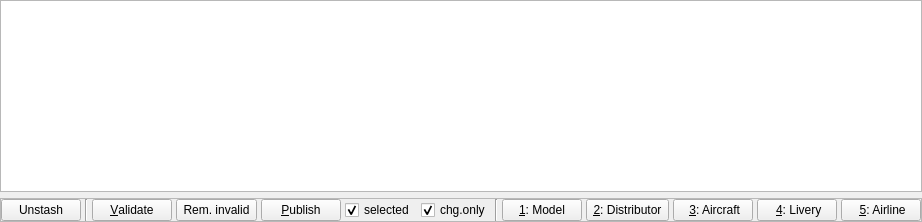
<?xml version="1.0" encoding="UTF-8"?>
<ui version="4.0">
 <class>CDbStashComponent</class>
 <widget class="QFrame" name="CDbStashComponent">
  <property name="geometry">
   <rect>
    <x>0</x>
    <y>0</y>
    <width>910</width>
    <height>222</height>
   </rect>
  </property>
  <property name="windowTitle">
   <string>Frame</string>
  </property>
  <layout class="QVBoxLayout" name="vl_DbStashComponent">
   <property name="leftMargin">
    <number>0</number>
   </property>
   <property name="topMargin">
    <number>0</number>
   </property>
   <property name="rightMargin">
    <number>0</number>
   </property>
   <property name="bottomMargin">
    <number>0</number>
   </property>
   <item>
    <widget class="swift::gui::views::CAircraftModelView" name="tvp_StashAircraftModels">
     <property name="selectionBehavior">
      <enum>QAbstractItemView::SelectRows</enum>
     </property>
     <attribute name="verticalHeaderVisible">
      <bool>false</bool>
     </attribute>
    </widget>
   </item>
   <item>
    <widget class="QFrame" name="fr_StashHandling">
     <property name="frameShape">
      <enum>QFrame::StyledPanel</enum>
     </property>
     <property name="frameShadow">
      <enum>QFrame::Raised</enum>
     </property>
     <layout class="QGridLayout" name="gl_StashHandling">
      <property name="leftMargin">
       <number>0</number>
      </property>
      <property name="topMargin">
       <number>0</number>
      </property>
      <property name="rightMargin">
       <number>0</number>
      </property>
      <property name="bottomMargin">
       <number>0</number>
      </property>
      <property name="horizontalSpacing">
       <number>4</number>
      </property>
      <item row="0" column="10">
       <widget class="QPushButton" name="pb_Livery">
        <property name="text">
         <string> &amp;4: Livery</string>
        </property>
       </widget>
      </item>
      <item row="0" column="11">
       <widget class="QPushButton" name="pb_AirlineIcao">
        <property name="toolTip">
         <string>Airline ICAO</string>
        </property>
        <property name="text">
         <string> &amp;5: Airline</string>
        </property>
       </widget>
      </item>
      <item row="0" column="0">
       <widget class="QPushButton" name="pb_Unstash">
        <property name="text">
         <string>Unstash</string>
        </property>
       </widget>
      </item>
      <item row="0" column="2">
       <widget class="QPushButton" name="pb_Validate">
        <property name="text">
         <string>&amp;Validate</string>
        </property>
       </widget>
      </item>
      <item row="0" column="4">
       <widget class="QPushButton" name="pb_Publish">
        <property name="text">
         <string>&amp;Publish</string>
        </property>
       </widget>
      </item>
      <item row="0" column="7">
       <widget class="QPushButton" name="pb_Model">
        <property name="text">
         <string>&amp;1: Model</string>
        </property>
       </widget>
      </item>
      <item row="0" column="8">
       <widget class="QPushButton" name="pb_Distributor">
        <property name="text">
         <string> &amp;2: Distributor </string>
        </property>
       </widget>
      </item>
      <item row="0" column="1">
       <widget class="Line" name="line_Sep1">
        <property name="orientation">
         <enum>Qt::Vertical</enum>
        </property>
       </widget>
      </item>
      <item row="0" column="3">
       <widget class="QPushButton" name="pb_RemoveInvalid">
        <property name="toolTip">
         <string>Remove invalid models</string>
        </property>
        <property name="text">
         <string> Rem. invalid </string>
        </property>
       </widget>
      </item>
      <item row="0" column="6">
       <widget class="Line" name="line_Sep2">
        <property name="orientation">
         <enum>Qt::Vertical</enum>
        </property>
       </widget>
      </item>
      <item row="0" column="9">
       <widget class="QPushButton" name="pb_AircraftIcao">
        <property name="toolTip">
         <string>Aircraft ICAO</string>
        </property>
        <property name="text">
         <string> &amp;3: Aircraft</string>
        </property>
       </widget>
      </item>
      <item row="0" column="5">
       <widget class="QWidget" name="wi_CheckBoxes" native="true">
        <layout class="QHBoxLayout" name="hl_CheckBoxes">
         <property name="leftMargin">
          <number>0</number>
         </property>
         <property name="topMargin">
          <number>0</number>
         </property>
         <property name="rightMargin">
          <number>0</number>
         </property>
         <property name="bottomMargin">
          <number>0</number>
         </property>
         <item>
          <widget class="QCheckBox" name="cb_SelectedOnly">
           <property name="toolTip">
            <string>publish selected models only</string>
           </property>
           <property name="text">
            <string>selected</string>
           </property>
           <property name="checked">
            <bool>true</bool>
           </property>
          </widget>
         </item>
         <item>
          <widget class="QCheckBox" name="cb_ChangedOnly">
           <property name="toolTip">
            <string>changed only</string>
           </property>
           <property name="text">
            <string>chg.only</string>
           </property>
           <property name="checked">
            <bool>true</bool>
           </property>
          </widget>
         </item>
        </layout>
       </widget>
      </item>
     </layout>
    </widget>
   </item>
  </layout>
 </widget>
 <customwidgets>
  <customwidget>
   <class>swift::gui::views::CAircraftModelView</class>
   <extends>QTableView</extends>
   <header>gui/views/aircraftmodelview.h</header>
  </customwidget>
 </customwidgets>
 <tabstops>
  <tabstop>tvp_StashAircraftModels</tabstop>
  <tabstop>pb_Unstash</tabstop>
  <tabstop>pb_Validate</tabstop>
  <tabstop>pb_RemoveInvalid</tabstop>
  <tabstop>pb_Publish</tabstop>
  <tabstop>cb_SelectedOnly</tabstop>
  <tabstop>cb_ChangedOnly</tabstop>
  <tabstop>pb_Model</tabstop>
  <tabstop>pb_Distributor</tabstop>
  <tabstop>pb_AircraftIcao</tabstop>
  <tabstop>pb_Livery</tabstop>
  <tabstop>pb_AirlineIcao</tabstop>
 </tabstops>
 <resources/>
 <connections/>
</ui>
